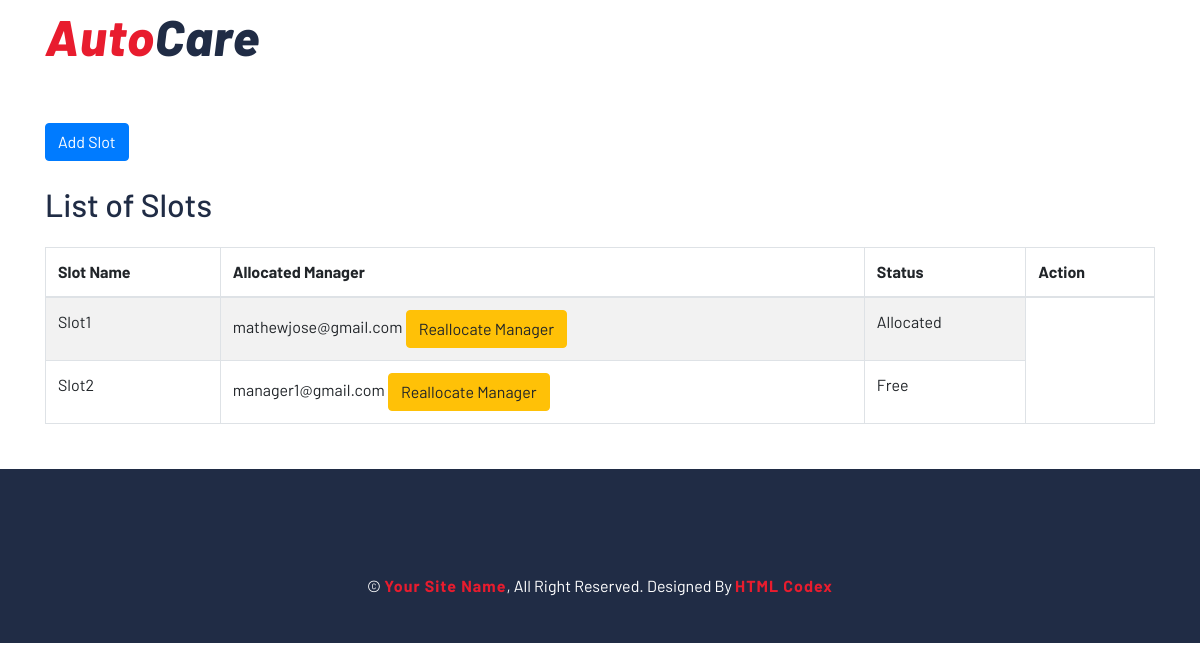
The page /cst_admin/slots/ on the database as committed earlier.
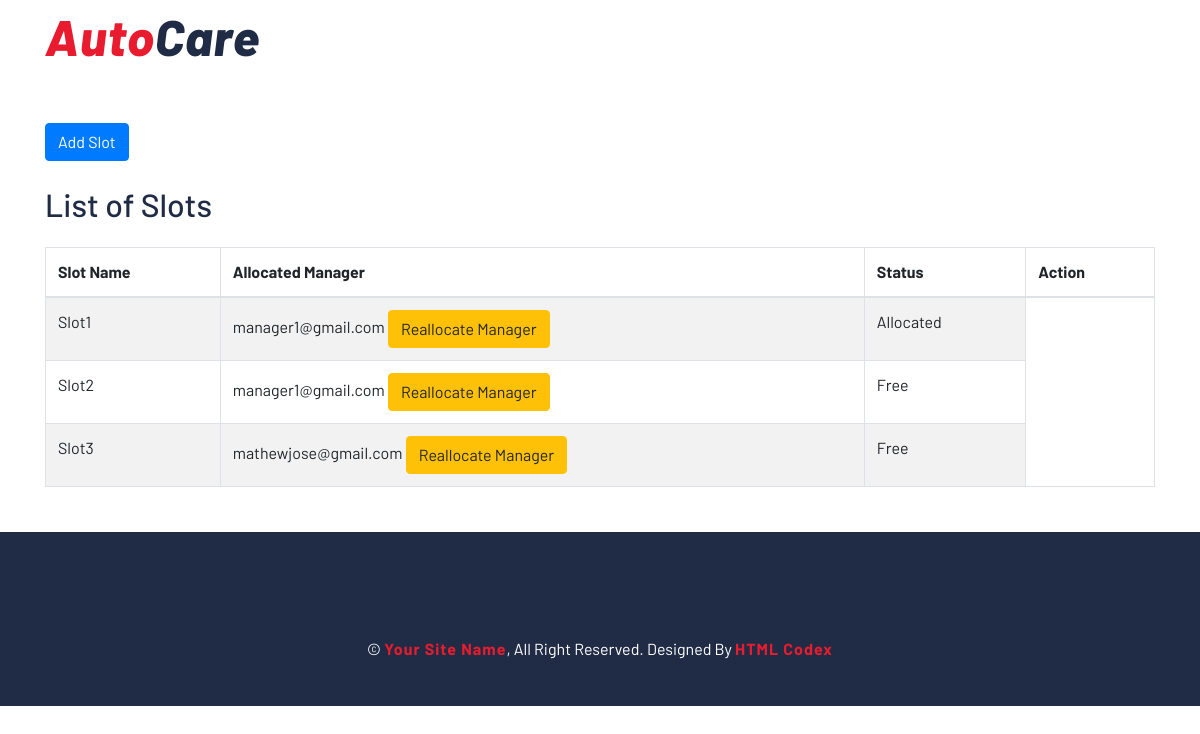
The same page on the database as committed later.
### autocareweb/models.py (models this page shows, shortened)
class Slot(models.Model):
    slotname = models.CharField(max_length=100)
    mechanic = models.ForeignKey(CustomUser, limit_choices_to={'role': 'mechanic'}, on_delete=models.SET_NULL, null=True, blank=True)
    status = models.CharField(max_length=10, choices=SlotStatus.choices, default=SlotStatus.FREE)
    slug = models.SlugField(unique=True, blank=True)

class AllocatedManager(models.Model):
    manager = models.ForeignKey(
        CustomUser,
        limit_choices_to={'role': UserRole.SERVICE_MANAGER},
        on_delete=models.CASCADE
    )
    slot = models.ForeignKey(
        Slot,
        on_delete=models.CASCADE
    )

class CustomUser(AbstractBaseUser, PermissionsMixin):
    email = models.EmailField(unique=True)
    role = models.CharField(max_length=20, choices=UserRole.choices, default=UserRole.CUSTOMER)
    is_active = models.BooleanField(default=True)
    is_staff = models.BooleanField(default=False)
    objects = CustomUserManager()
    USERNAME_FIELD = 'email'
    REQUIRED_FIELDS = []
    def __str__(self):
        return self.email

### autocareweb/views.py (the view)
def slot_list(request):
    slots = Slot.objects.all()
    form = ManagerAllocationForm()
    context = {
        'slots': slots,
        'form': form
    }
    return render(request, 'admin/slot_list.html', context)

### templates/admin/slot_list.html (shortened to what this page needs)
{% extends 'partials/baseadmin.html' %}
{%block content%}
    {% load static %}
    <div class="container mt-5">
        <div class="d-flex justify-content-between align-items-center mb-4">
            <a href="{% url 'addslot' %}" class="btn btn-primary">Add Slot</a>
        </div>
        <h2 class="mb-4">List of Slots</h2>
        <table id="slotsTable" class="table table-striped table-bordered">
            <thead>
                <tr>
                    <th>Slot Name</th>
                    <th>Allocated Manager</th>
                    <th>Status</th>
                    <th>Action</th>
                </tr>
            </thead>
            <tbody>
                {% for slot in slots %}
                <tr>
                    <td>{{ slot.slotname }}</td>
                    <td>
                        {% if slot.allocatedmanager_set.first %}
                            {{ slot.allocatedmanager_set.first.manager.email }}
                            <button class="btn btn-warning" data-toggle="modal" data-target="#reallocateModal{{ slot.slug }}">Reallocate Manager</button>
                        {% else %}
                            No manager allocated
                            <button class="btn btn-primary" data-toggle="modal" data-target="#allocateModal{{ slot.slug }}">Add Manager</button>
                        {% endif %}
                    </td>
                    <td>{{ slot.get_status_display }}</td>
                </tr>
                {% empty %}
                <tr>
                    <td colspan="4" class="text-center">No slots available.</td>
                </tr>
                {% endfor %}
            </tbody>
        </table>
    </div>
    <link rel="stylesheet" href="https://cdn.datatables.net/1.12.1/css/jquery.dataTables.min.css">
{%endblock%}

Rows that differ between the two databases and show on the page:
changed through a linked row, Slot "Slot1": allocatedmanager_set.first.manager.email "mathewjose@gmail.com" → "manager1@gmail.com"
added Slot: slotname "Slot3", allocatedmanager_set.first.manager.email "mathewjose@gmail.com", status "Free"
